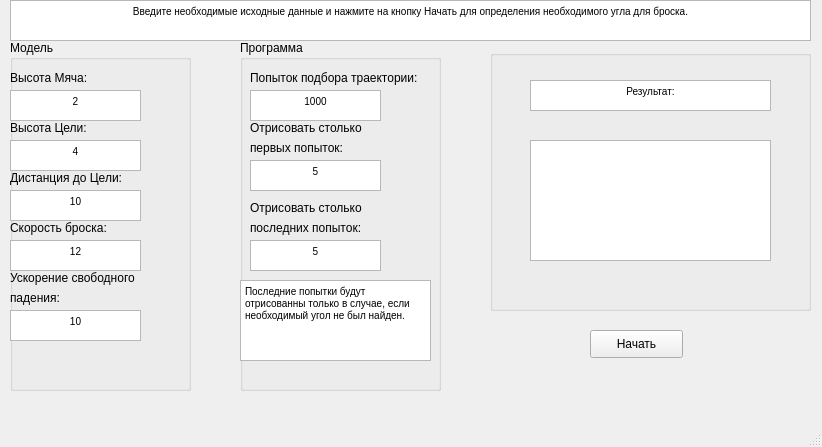
<?xml version="1.0" encoding="UTF-8"?>
<ui version="4.0">
 <class>MainWindow</class>
 <widget class="QMainWindow" name="MainWindow">
  <property name="geometry">
   <rect>
    <x>0</x>
    <y>0</y>
    <width>822</width>
    <height>447</height>
   </rect>
  </property>
  <property name="windowTitle">
   <string>Математическая модель</string>
  </property>
  <widget class="QWidget" name="centralwidget">
   <widget class="QTextBrowser" name="textBrowser">
    <property name="geometry">
     <rect>
      <x>10</x>
      <y>0</y>
      <width>801</width>
      <height>41</height>
     </rect>
    </property>
    <property name="html">
     <string>&lt;!DOCTYPE HTML PUBLIC &quot;-//W3C//DTD HTML 4.0//EN&quot; &quot;http://www.w3.org/TR/REC-html40/strict.dtd&quot;&gt;
&lt;html&gt;&lt;head&gt;&lt;meta name=&quot;qrichtext&quot; content=&quot;1&quot; /&gt;&lt;style type=&quot;text/css&quot;&gt;
p, li { white-space: pre-wrap; }
&lt;/style&gt;&lt;/head&gt;&lt;body style=&quot; font-family:'MS Shell Dlg 2'; font-size:7.8pt; font-weight:400; font-style:normal;&quot;&gt;
&lt;p align=&quot;center&quot; style=&quot; margin-top:0px; margin-bottom:0px; margin-left:0px; margin-right:0px; -qt-block-indent:0; text-indent:0px;&quot;&gt;Введите необходимые исходные данные и нажмите на кнопку Начать для определения необходимого угла для броска.&lt;/p&gt;&lt;/body&gt;&lt;/html&gt;</string>
    </property>
   </widget>
   <widget class="QPushButton" name="pushButton">
    <property name="geometry">
     <rect>
      <x>590</x>
      <y>330</y>
      <width>93</width>
      <height>28</height>
     </rect>
    </property>
    <property name="text">
     <string>Начать</string>
    </property>
   </widget>
   <widget class="QGroupBox" name="groupBox">
    <property name="geometry">
     <rect>
      <x>10</x>
      <y>40</y>
      <width>181</width>
      <height>351</height>
     </rect>
    </property>
    <property name="title">
     <string>Модель</string>
    </property>
    <widget class="QTextEdit" name="textEdit_BallHeight">
     <property name="geometry">
      <rect>
       <x>0</x>
       <y>50</y>
       <width>131</width>
       <height>31</height>
      </rect>
     </property>
     <property name="html">
      <string>&lt;!DOCTYPE HTML PUBLIC &quot;-//W3C//DTD HTML 4.0//EN&quot; &quot;http://www.w3.org/TR/REC-html40/strict.dtd&quot;&gt;
&lt;html&gt;&lt;head&gt;&lt;meta name=&quot;qrichtext&quot; content=&quot;1&quot; /&gt;&lt;style type=&quot;text/css&quot;&gt;
p, li { white-space: pre-wrap; }
&lt;/style&gt;&lt;/head&gt;&lt;body style=&quot; font-family:'MS Shell Dlg 2'; font-size:7.8pt; font-weight:400; font-style:normal;&quot;&gt;
&lt;p align=&quot;center&quot; style=&quot; margin-top:0px; margin-bottom:0px; margin-left:0px; margin-right:0px; -qt-block-indent:0; text-indent:0px;&quot;&gt;2&lt;/p&gt;&lt;/body&gt;&lt;/html&gt;</string>
     </property>
    </widget>
    <widget class="QLabel" name="label">
     <property name="geometry">
      <rect>
       <x>0</x>
       <y>30</y>
       <width>91</width>
       <height>16</height>
      </rect>
     </property>
     <property name="text">
      <string>Высота Мяча:</string>
     </property>
    </widget>
    <widget class="QLabel" name="label_2">
     <property name="geometry">
      <rect>
       <x>0</x>
       <y>80</y>
       <width>91</width>
       <height>16</height>
      </rect>
     </property>
     <property name="text">
      <string>Высота Цели:</string>
     </property>
    </widget>
    <widget class="QTextEdit" name="textEdit_TargetHeight">
     <property name="geometry">
      <rect>
       <x>0</x>
       <y>100</y>
       <width>131</width>
       <height>31</height>
      </rect>
     </property>
     <property name="html">
      <string>&lt;!DOCTYPE HTML PUBLIC &quot;-//W3C//DTD HTML 4.0//EN&quot; &quot;http://www.w3.org/TR/REC-html40/strict.dtd&quot;&gt;
&lt;html&gt;&lt;head&gt;&lt;meta name=&quot;qrichtext&quot; content=&quot;1&quot; /&gt;&lt;style type=&quot;text/css&quot;&gt;
p, li { white-space: pre-wrap; }
&lt;/style&gt;&lt;/head&gt;&lt;body style=&quot; font-family:'MS Shell Dlg 2'; font-size:7.8pt; font-weight:400; font-style:normal;&quot;&gt;
&lt;p align=&quot;center&quot; style=&quot; margin-top:0px; margin-bottom:0px; margin-left:0px; margin-right:0px; -qt-block-indent:0; text-indent:0px;&quot;&gt;4&lt;/p&gt;&lt;/body&gt;&lt;/html&gt;</string>
     </property>
    </widget>
    <widget class="QLabel" name="label_3">
     <property name="geometry">
      <rect>
       <x>0</x>
       <y>130</y>
       <width>131</width>
       <height>16</height>
      </rect>
     </property>
     <property name="text">
      <string>Дистанция до Цели:</string>
     </property>
    </widget>
    <widget class="QTextEdit" name="textEdit_TargetDistance">
     <property name="geometry">
      <rect>
       <x>0</x>
       <y>150</y>
       <width>131</width>
       <height>31</height>
      </rect>
     </property>
     <property name="html">
      <string>&lt;!DOCTYPE HTML PUBLIC &quot;-//W3C//DTD HTML 4.0//EN&quot; &quot;http://www.w3.org/TR/REC-html40/strict.dtd&quot;&gt;
&lt;html&gt;&lt;head&gt;&lt;meta name=&quot;qrichtext&quot; content=&quot;1&quot; /&gt;&lt;style type=&quot;text/css&quot;&gt;
p, li { white-space: pre-wrap; }
&lt;/style&gt;&lt;/head&gt;&lt;body style=&quot; font-family:'MS Shell Dlg 2'; font-size:7.8pt; font-weight:400; font-style:normal;&quot;&gt;
&lt;p align=&quot;center&quot; style=&quot; margin-top:0px; margin-bottom:0px; margin-left:0px; margin-right:0px; -qt-block-indent:0; text-indent:0px;&quot;&gt;10&lt;/p&gt;&lt;/body&gt;&lt;/html&gt;</string>
     </property>
    </widget>
    <widget class="QLabel" name="label_4">
     <property name="geometry">
      <rect>
       <x>0</x>
       <y>180</y>
       <width>111</width>
       <height>16</height>
      </rect>
     </property>
     <property name="text">
      <string>Скорость броска:</string>
     </property>
    </widget>
    <widget class="QTextEdit" name="textEdit_Speed">
     <property name="geometry">
      <rect>
       <x>0</x>
       <y>200</y>
       <width>131</width>
       <height>31</height>
      </rect>
     </property>
     <property name="html">
      <string>&lt;!DOCTYPE HTML PUBLIC &quot;-//W3C//DTD HTML 4.0//EN&quot; &quot;http://www.w3.org/TR/REC-html40/strict.dtd&quot;&gt;
&lt;html&gt;&lt;head&gt;&lt;meta name=&quot;qrichtext&quot; content=&quot;1&quot; /&gt;&lt;style type=&quot;text/css&quot;&gt;
p, li { white-space: pre-wrap; }
&lt;/style&gt;&lt;/head&gt;&lt;body style=&quot; font-family:'MS Shell Dlg 2'; font-size:7.8pt; font-weight:400; font-style:normal;&quot;&gt;
&lt;p align=&quot;center&quot; style=&quot; margin-top:0px; margin-bottom:0px; margin-left:0px; margin-right:0px; -qt-block-indent:0; text-indent:0px;&quot;&gt;12&lt;/p&gt;&lt;/body&gt;&lt;/html&gt;</string>
     </property>
    </widget>
    <widget class="QLabel" name="label_5">
     <property name="geometry">
      <rect>
       <x>0</x>
       <y>230</y>
       <width>171</width>
       <height>16</height>
      </rect>
     </property>
     <property name="text">
      <string>Ускорение свободного</string>
     </property>
    </widget>
    <widget class="QTextEdit" name="textEdit_G">
     <property name="geometry">
      <rect>
       <x>0</x>
       <y>270</y>
       <width>131</width>
       <height>31</height>
      </rect>
     </property>
     <property name="html">
      <string>&lt;!DOCTYPE HTML PUBLIC &quot;-//W3C//DTD HTML 4.0//EN&quot; &quot;http://www.w3.org/TR/REC-html40/strict.dtd&quot;&gt;
&lt;html&gt;&lt;head&gt;&lt;meta name=&quot;qrichtext&quot; content=&quot;1&quot; /&gt;&lt;style type=&quot;text/css&quot;&gt;
p, li { white-space: pre-wrap; }
&lt;/style&gt;&lt;/head&gt;&lt;body style=&quot; font-family:'MS Shell Dlg 2'; font-size:7.8pt; font-weight:400; font-style:normal;&quot;&gt;
&lt;p align=&quot;center&quot; style=&quot; margin-top:0px; margin-bottom:0px; margin-left:0px; margin-right:0px; -qt-block-indent:0; text-indent:0px;&quot;&gt;10&lt;/p&gt;&lt;/body&gt;&lt;/html&gt;</string>
     </property>
    </widget>
    <widget class="QLabel" name="label_7">
     <property name="geometry">
      <rect>
       <x>0</x>
       <y>250</y>
       <width>171</width>
       <height>16</height>
      </rect>
     </property>
     <property name="text">
      <string>падения:</string>
     </property>
    </widget>
   </widget>
   <widget class="QGroupBox" name="groupBox_2">
    <property name="geometry">
     <rect>
      <x>240</x>
      <y>40</y>
      <width>201</width>
      <height>351</height>
     </rect>
    </property>
    <property name="title">
     <string>Программа</string>
    </property>
    <widget class="QTextEdit" name="textEdit_6">
     <property name="geometry">
      <rect>
       <x>10</x>
       <y>50</y>
       <width>131</width>
       <height>31</height>
      </rect>
     </property>
     <property name="html">
      <string>&lt;!DOCTYPE HTML PUBLIC &quot;-//W3C//DTD HTML 4.0//EN&quot; &quot;http://www.w3.org/TR/REC-html40/strict.dtd&quot;&gt;
&lt;html&gt;&lt;head&gt;&lt;meta name=&quot;qrichtext&quot; content=&quot;1&quot; /&gt;&lt;style type=&quot;text/css&quot;&gt;
p, li { white-space: pre-wrap; }
&lt;/style&gt;&lt;/head&gt;&lt;body style=&quot; font-family:'MS Shell Dlg 2'; font-size:7.8pt; font-weight:400; font-style:normal;&quot;&gt;
&lt;p align=&quot;center&quot; style=&quot; margin-top:0px; margin-bottom:0px; margin-left:0px; margin-right:0px; -qt-block-indent:0; text-indent:0px;&quot;&gt;1000&lt;/p&gt;&lt;/body&gt;&lt;/html&gt;</string>
     </property>
    </widget>
    <widget class="QLabel" name="label_6">
     <property name="geometry">
      <rect>
       <x>10</x>
       <y>30</y>
       <width>191</width>
       <height>16</height>
      </rect>
     </property>
     <property name="text">
      <string>Попыток подбора траектории:</string>
     </property>
    </widget>
    <widget class="QLabel" name="label_8">
     <property name="geometry">
      <rect>
       <x>10</x>
       <y>80</y>
       <width>191</width>
       <height>16</height>
      </rect>
     </property>
     <property name="text">
      <string>Отрисовать столько </string>
     </property>
    </widget>
    <widget class="QTextEdit" name="textEdit_7">
     <property name="geometry">
      <rect>
       <x>10</x>
       <y>120</y>
       <width>131</width>
       <height>31</height>
      </rect>
     </property>
     <property name="html">
      <string>&lt;!DOCTYPE HTML PUBLIC &quot;-//W3C//DTD HTML 4.0//EN&quot; &quot;http://www.w3.org/TR/REC-html40/strict.dtd&quot;&gt;
&lt;html&gt;&lt;head&gt;&lt;meta name=&quot;qrichtext&quot; content=&quot;1&quot; /&gt;&lt;style type=&quot;text/css&quot;&gt;
p, li { white-space: pre-wrap; }
&lt;/style&gt;&lt;/head&gt;&lt;body style=&quot; font-family:'MS Shell Dlg 2'; font-size:7.8pt; font-weight:400; font-style:normal;&quot;&gt;
&lt;p align=&quot;center&quot; style=&quot; margin-top:0px; margin-bottom:0px; margin-left:0px; margin-right:0px; -qt-block-indent:0; text-indent:0px;&quot;&gt;5&lt;/p&gt;&lt;/body&gt;&lt;/html&gt;</string>
     </property>
    </widget>
    <widget class="QLabel" name="label_9">
     <property name="geometry">
      <rect>
       <x>10</x>
       <y>100</y>
       <width>191</width>
       <height>16</height>
      </rect>
     </property>
     <property name="text">
      <string>первых попыток:</string>
     </property>
    </widget>
    <widget class="QLabel" name="label_11">
     <property name="geometry">
      <rect>
       <x>10</x>
       <y>160</y>
       <width>191</width>
       <height>16</height>
      </rect>
     </property>
     <property name="text">
      <string>Отрисовать столько </string>
     </property>
    </widget>
    <widget class="QTextEdit" name="textEdit_8">
     <property name="geometry">
      <rect>
       <x>10</x>
       <y>200</y>
       <width>131</width>
       <height>31</height>
      </rect>
     </property>
     <property name="html">
      <string>&lt;!DOCTYPE HTML PUBLIC &quot;-//W3C//DTD HTML 4.0//EN&quot; &quot;http://www.w3.org/TR/REC-html40/strict.dtd&quot;&gt;
&lt;html&gt;&lt;head&gt;&lt;meta name=&quot;qrichtext&quot; content=&quot;1&quot; /&gt;&lt;style type=&quot;text/css&quot;&gt;
p, li { white-space: pre-wrap; }
&lt;/style&gt;&lt;/head&gt;&lt;body style=&quot; font-family:'MS Shell Dlg 2'; font-size:7.8pt; font-weight:400; font-style:normal;&quot;&gt;
&lt;p align=&quot;center&quot; style=&quot; margin-top:0px; margin-bottom:0px; margin-left:0px; margin-right:0px; -qt-block-indent:0; text-indent:0px;&quot;&gt;5&lt;/p&gt;&lt;/body&gt;&lt;/html&gt;</string>
     </property>
    </widget>
    <widget class="QLabel" name="label_10">
     <property name="geometry">
      <rect>
       <x>10</x>
       <y>180</y>
       <width>191</width>
       <height>16</height>
      </rect>
     </property>
     <property name="text">
      <string>последних попыток:</string>
     </property>
    </widget>
    <widget class="QTextBrowser" name="textBrowser_2">
     <property name="geometry">
      <rect>
       <x>0</x>
       <y>240</y>
       <width>191</width>
       <height>81</height>
      </rect>
     </property>
     <property name="html">
      <string>&lt;!DOCTYPE HTML PUBLIC &quot;-//W3C//DTD HTML 4.0//EN&quot; &quot;http://www.w3.org/TR/REC-html40/strict.dtd&quot;&gt;
&lt;html&gt;&lt;head&gt;&lt;meta name=&quot;qrichtext&quot; content=&quot;1&quot; /&gt;&lt;style type=&quot;text/css&quot;&gt;
p, li { white-space: pre-wrap; }
&lt;/style&gt;&lt;/head&gt;&lt;body style=&quot; font-family:'MS Shell Dlg 2'; font-size:7.8pt; font-weight:400; font-style:normal;&quot;&gt;
&lt;p style=&quot; margin-top:0px; margin-bottom:0px; margin-left:0px; margin-right:0px; -qt-block-indent:0; text-indent:0px;&quot;&gt;Последние попытки будут отрисованны только в случае, если необходимый угол не был найден.&lt;/p&gt;&lt;/body&gt;&lt;/html&gt;</string>
     </property>
    </widget>
   </widget>
   <widget class="QGroupBox" name="groupBox_3">
    <property name="geometry">
     <rect>
      <x>490</x>
      <y>50</y>
      <width>321</width>
      <height>261</height>
     </rect>
    </property>
    <property name="title">
     <string/>
    </property>
    <widget class="QTextBrowser" name="textBrowser_3">
     <property name="geometry">
      <rect>
       <x>40</x>
       <y>30</y>
       <width>241</width>
       <height>31</height>
      </rect>
     </property>
     <property name="html">
      <string>&lt;!DOCTYPE HTML PUBLIC &quot;-//W3C//DTD HTML 4.0//EN&quot; &quot;http://www.w3.org/TR/REC-html40/strict.dtd&quot;&gt;
&lt;html&gt;&lt;head&gt;&lt;meta name=&quot;qrichtext&quot; content=&quot;1&quot; /&gt;&lt;style type=&quot;text/css&quot;&gt;
p, li { white-space: pre-wrap; }
&lt;/style&gt;&lt;/head&gt;&lt;body style=&quot; font-family:'MS Shell Dlg 2'; font-size:7.8pt; font-weight:400; font-style:normal;&quot;&gt;
&lt;p align=&quot;center&quot; style=&quot; margin-top:0px; margin-bottom:0px; margin-left:0px; margin-right:0px; -qt-block-indent:0; text-indent:0px;&quot;&gt;Результат:&lt;/p&gt;&lt;/body&gt;&lt;/html&gt;</string>
     </property>
    </widget>
    <widget class="QTextBrowser" name="textBrowser_Result">
     <property name="geometry">
      <rect>
       <x>40</x>
       <y>90</y>
       <width>241</width>
       <height>121</height>
      </rect>
     </property>
     <property name="html">
      <string>&lt;!DOCTYPE HTML PUBLIC &quot;-//W3C//DTD HTML 4.0//EN&quot; &quot;http://www.w3.org/TR/REC-html40/strict.dtd&quot;&gt;
&lt;html&gt;&lt;head&gt;&lt;meta name=&quot;qrichtext&quot; content=&quot;1&quot; /&gt;&lt;style type=&quot;text/css&quot;&gt;
p, li { white-space: pre-wrap; }
&lt;/style&gt;&lt;/head&gt;&lt;body style=&quot; font-family:'MS Shell Dlg 2'; font-size:7.8pt; font-weight:400; font-style:normal;&quot;&gt;
&lt;p style=&quot;-qt-paragraph-type:empty; margin-top:0px; margin-bottom:0px; margin-left:0px; margin-right:0px; -qt-block-indent:0; text-indent:0px;&quot;&gt;&lt;br /&gt;&lt;/p&gt;&lt;/body&gt;&lt;/html&gt;</string>
     </property>
    </widget>
   </widget>
  </widget>
  <widget class="QMenuBar" name="menubar">
   <property name="geometry">
    <rect>
     <x>0</x>
     <y>0</y>
     <width>822</width>
     <height>26</height>
    </rect>
   </property>
  </widget>
  <widget class="QStatusBar" name="statusbar"/>
 </widget>
 <resources/>
 <connections/>
</ui>
